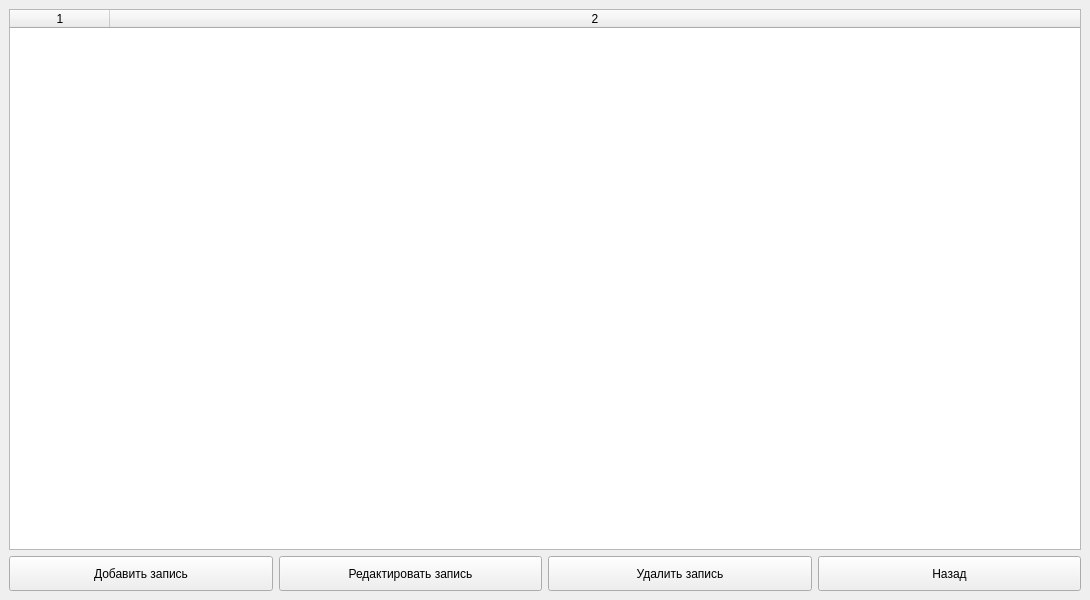
<?xml version="1.0" encoding="UTF-8"?>
<ui version="4.0">
 <class>MainWindow</class>
 <widget class="QMainWindow" name="MainWindow">
  <property name="geometry">
   <rect>
    <x>0</x>
    <y>0</y>
    <width>1090</width>
    <height>600</height>
   </rect>
  </property>
  <property name="minimumSize">
   <size>
    <width>1090</width>
    <height>600</height>
   </size>
  </property>
  <property name="maximumSize">
   <size>
    <width>1090</width>
    <height>600</height>
   </size>
  </property>
  <property name="windowTitle">
   <string notr="true">Корпуса</string>
  </property>
  <widget class="QWidget" name="centralwidget">
   <layout class="QGridLayout" name="gridLayout">
    <item row="1" column="3">
     <widget class="QPushButton" name="close_button">
      <property name="sizePolicy">
       <sizepolicy hsizetype="Minimum" vsizetype="Preferred">
        <horstretch>0</horstretch>
        <verstretch>6</verstretch>
       </sizepolicy>
      </property>
      <property name="text">
       <string>Назад</string>
      </property>
     </widget>
    </item>
    <item row="0" column="0" colspan="4">
     <widget class="QTableWidget" name="tableWidget">
      <property name="sizePolicy">
       <sizepolicy hsizetype="Expanding" vsizetype="Expanding">
        <horstretch>0</horstretch>
        <verstretch>94</verstretch>
       </sizepolicy>
      </property>
      <property name="editTriggers">
       <set>QAbstractItemView::NoEditTriggers</set>
      </property>
      <property name="selectionMode">
       <enum>QAbstractItemView::SingleSelection</enum>
      </property>
      <property name="selectionBehavior">
       <enum>QAbstractItemView::SelectRows</enum>
      </property>
      <property name="columnCount">
       <number>2</number>
      </property>
      <attribute name="horizontalHeaderStretchLastSection">
       <bool>true</bool>
      </attribute>
      <column/>
      <column/>
     </widget>
    </item>
    <item row="1" column="2">
     <widget class="QPushButton" name="delete_button">
      <property name="enabled">
       <bool>true</bool>
      </property>
      <property name="sizePolicy">
       <sizepolicy hsizetype="Minimum" vsizetype="Preferred">
        <horstretch>0</horstretch>
        <verstretch>6</verstretch>
       </sizepolicy>
      </property>
      <property name="text">
       <string>Удалить запись</string>
      </property>
     </widget>
    </item>
    <item row="1" column="0">
     <widget class="QPushButton" name="add_button">
      <property name="enabled">
       <bool>true</bool>
      </property>
      <property name="sizePolicy">
       <sizepolicy hsizetype="Minimum" vsizetype="Preferred">
        <horstretch>0</horstretch>
        <verstretch>6</verstretch>
       </sizepolicy>
      </property>
      <property name="text">
       <string>Добавить запись</string>
      </property>
     </widget>
    </item>
    <item row="1" column="1">
     <widget class="QPushButton" name="edit_button">
      <property name="enabled">
       <bool>true</bool>
      </property>
      <property name="sizePolicy">
       <sizepolicy hsizetype="Minimum" vsizetype="Preferred">
        <horstretch>0</horstretch>
        <verstretch>6</verstretch>
       </sizepolicy>
      </property>
      <property name="text">
       <string>Редактировать запись</string>
      </property>
     </widget>
    </item>
   </layout>
  </widget>
 </widget>
 <resources/>
 <connections/>
</ui>
